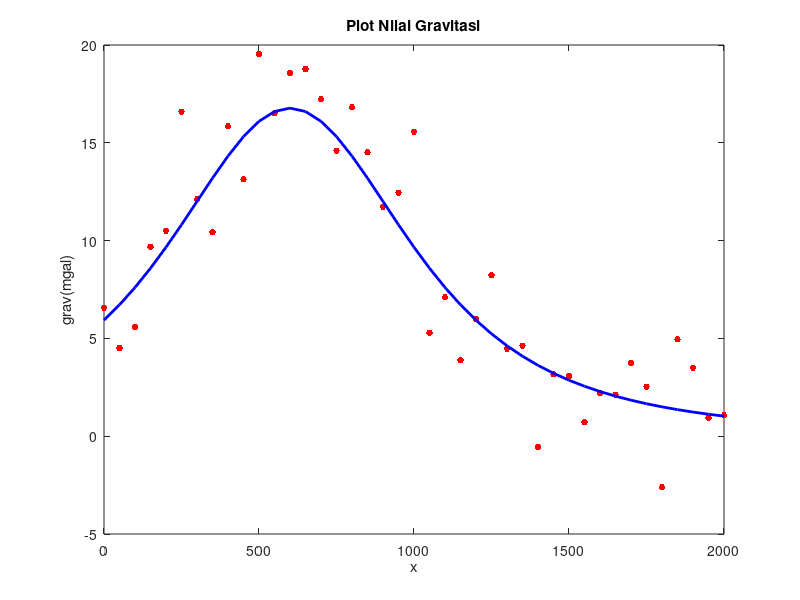

Write MATLAB code to recreate this figure.
%Pemodelan Inversi Non-Linier dengan pendekatan linier
%Leonardo Budhi Satrio Utomo
%12318011

clc
clear
close all

x = 600;
z = 600;
R = 300;
rho = 8000;
G = 6.674*10^-11;

xp = (0:50:2000);
nsta = length(xp);

for i=1:nsta
    g(i) = G*(4/3*pi*R.^3*z*rho)/(((xp(i)-x).^2+z.^2).^(3/2))*10.^5;
    gn(i) = g(i)+2.*randn;
end

figure
plot(xp,gn,".r", "markersize", 15);
hold on;
plot(xp,g,'-b', 'linewidth', 2);
title('Plot Nilai Gravitasi');
xlabel('x');
ylabel('grav(mgal)');

file_dat = fopen('data_UAS.txt','w');
for i = 1:nsta
    fprintf(file_dat,'%12.3f %12.3f \n',xp(i),gn(i));
end
fclose(file_dat);






